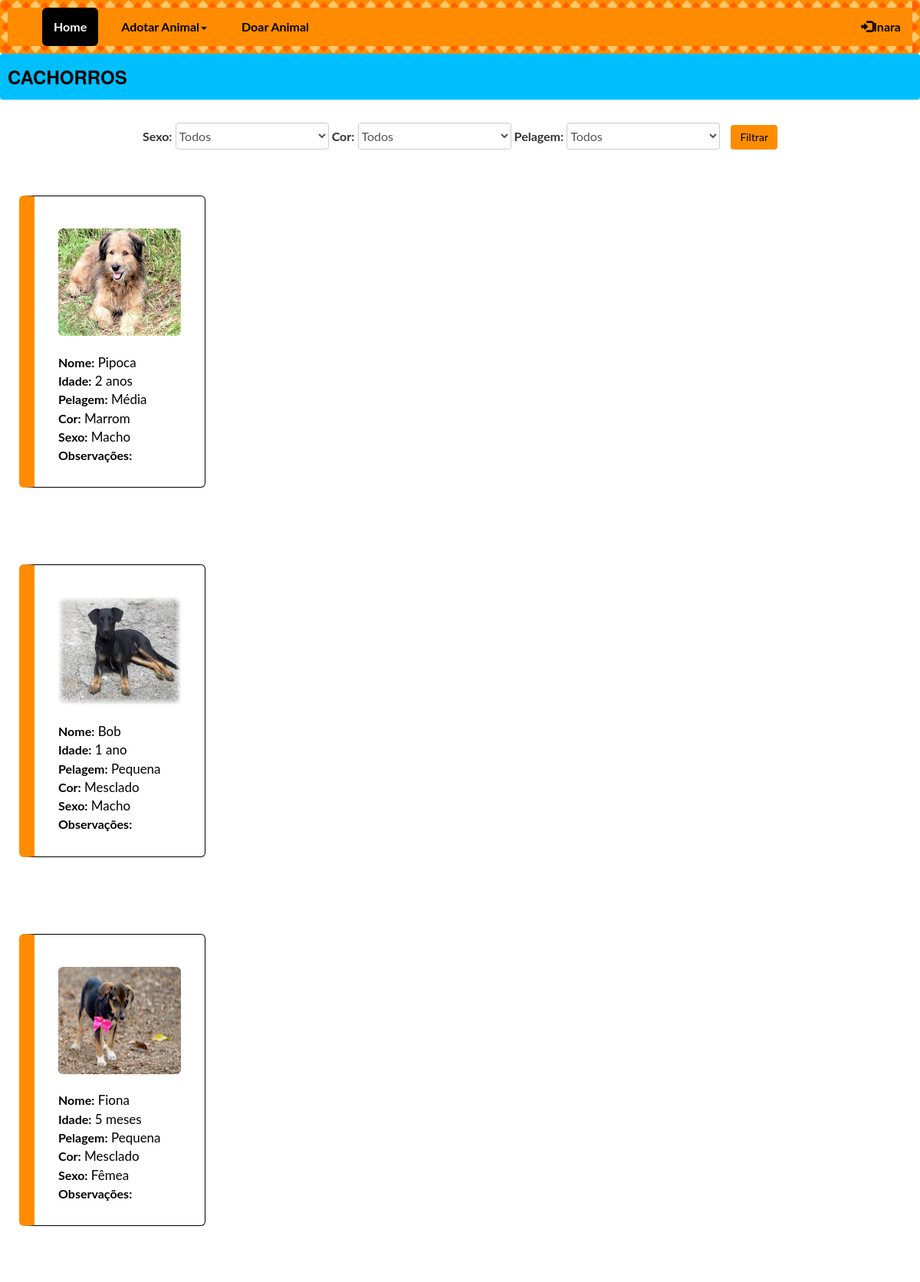
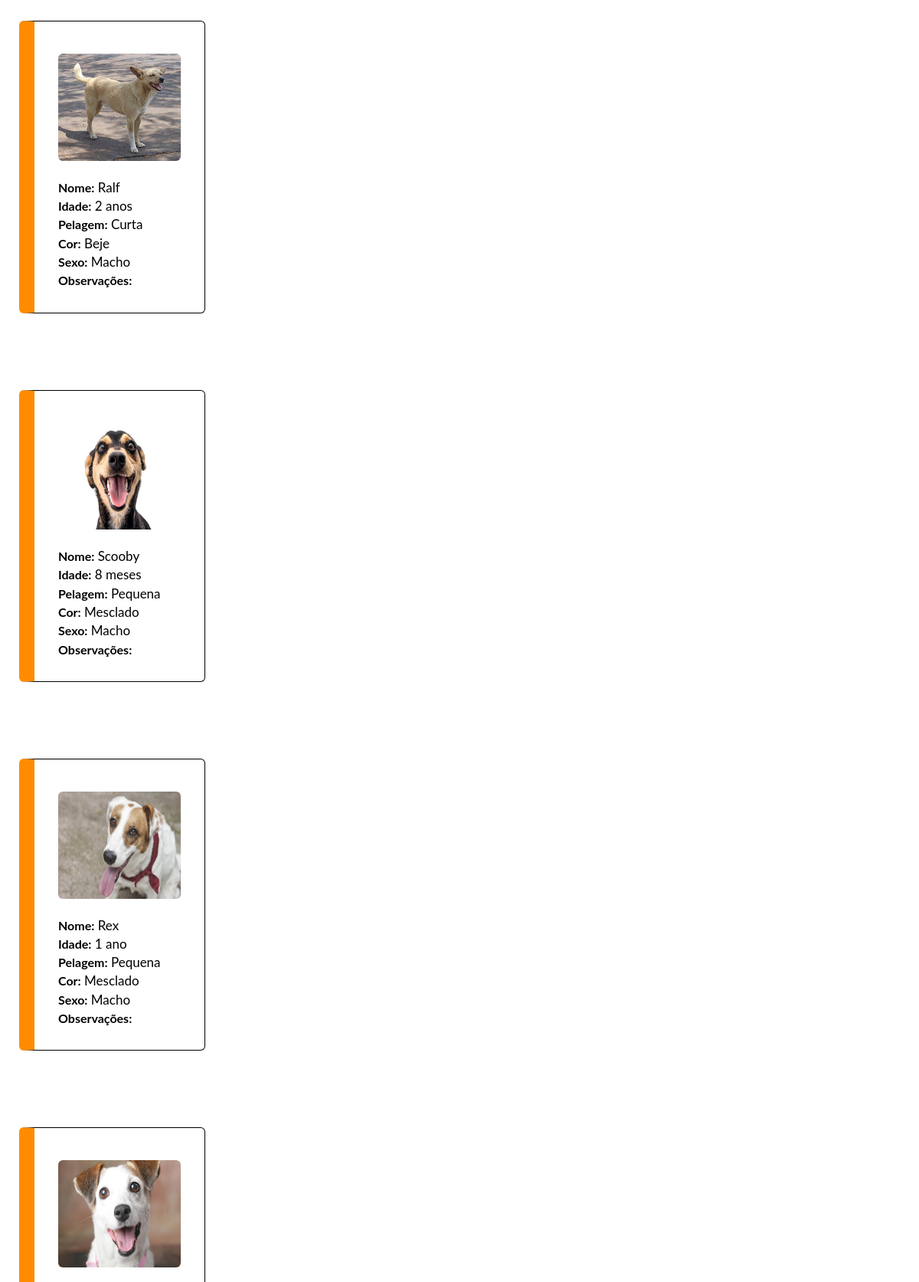
The page /adotaDogsUsuario.php?idusuario=1 (upper part) on the database its author committed (2 pictures, top to bottom).
### tables this page shows
CREATE TABLE `usuario` (
  `idusuario` int(11) NOT NULL,
  `nome_usuario` varchar(45) NOT NULL,
  `sobrenome_usuario` varchar(45) NOT NULL,
  `rua` varchar(45) NOT NULL,
  `bairro` varchar(45) NOT NULL,
  `numero` int(11) NOT NULL,
  `telefone` varchar(45) NOT NULL,
  `celular` varchar(45) NOT NULL,
  `email` varchar(200) NOT NULL,
  `login_idlogin` int(11) NOT NULL,
  `ativo` int(11) NOT NULL
);

CREATE TABLE `animais` (
  `idanimais` int(11) NOT NULL,
  `nome_animal` varchar(45) NOT NULL,
  `idade_animal` varchar(20) NOT NULL,
  `pelagem_animal` varchar(45) NOT NULL,
  `cor_animal` varchar(45) NOT NULL,
  `tipo_animal` varchar(45) NOT NULL,
  `observacoes` varchar(200) NOT NULL,
  `ativo` int(11) NOT NULL,
  `foto` varchar(255) NOT NULL,
  `sexo` varchar(20) NOT NULL,
  `usuario_idusuario` int(11) NOT NULL
);

### adotaDogsUsuario.php (the view, shortened to what this page needs)
<?php
include("cabecalhoGeral.php");
include ('menuUsuario.php');
include("conexao.php");
?>
<div class="barra" >
<h3 align="left">CACHORROS</h3>
</div>
<center>
<div class="container-fluid">
	<label>Sexo:</label>
	<select class="selecionar">
	<option>Todos</option>
	</select>
	<label>Cor:</label>
	<select class="selecionar">
	<option>Todos</option>
	</select>
	<label>Pelagem:</label>
	<select class="selecionar">
	<option>Todos</option>
	</select>
	<input type="submit" class="btn btn-default filtroAdocao" value="Filtrar">
</div>
</center>
<?php
$comando="SELECT * FROM animais WHERE tipo_animal='Cachorro'";
$resultado=mysqli_query($conexao,$comando);
$animais=array();
while($guardaAnimais=mysqli_fetch_assoc($resultado)){
	array_push($animais,$guardaAnimais);
}
foreach($animais as $cadaAnimal){
?>
<table><tr><td>
<div class="container text-center">
  <div class="row">
	<div class="col-sm-3">
      <div class="wellX">
    <br>
		<img class="img-rounded" src="img/dogs/<?php echo $cadaAnimal['foto'];?>"><br><br>
		<p align="justify" class="pDogs"><b>Nome:</b> <?php echo $cadaAnimal['nome_animal'];?><br>
		<b>Idade:</b> <?php echo $cadaAnimal['idade_animal'];?><br>
		<b>Pelagem:</b> <?php echo $cadaAnimal['pelagem_animal'];?><br>
		<b>Cor:</b> <?php echo $cadaAnimal['cor_animal'];?><br>
		<b>Sexo:</b> <?php echo $cadaAnimal['sexo'];?><br>
		<b>Observações:</b> <?php echo $cadaAnimal['observacoes'];?>
	</p>
     </div>
    </div>
    </div>
  </div>
</div></td>
</tr>
<?php
}
?>
</table>
<?php
include("rodapeGeral.php");
?>

### menuUsuario.php (shortened to what this page needs)
<?php
include ("cabecalhoGeral.php");
$id=$_GET['idusuario'];
?>
<nav class="navbar navbar-inverse">
  <div class="container-fluid">
    <div class="navbar-header">
      <a class="navbar-brand"></a>
    </div>
    <ul class="nav navbar-nav">
      <li class="active"><a href="homeUsuario.php?idusuario=<?php echo $id ?>">Home</a></li>
	  <li class="dropdown">
	  <a class="dropdown-toggle" data-toggle="dropdown" href="#">Adotar Animal<span class="caret"></span></a>
      </li>
	  <li> <a href="formCadastroAnimais.php?idusuario=<?php echo $id ?>">Doar Animal</a> </li>
    </ul>
    <ul class="nav navbar-nav navbar-right">
	  <?php
	  include("conexao.php");
	  $id= $_GET['idusuario'];
	  $comando="SELECT * FROM usuario WHERE idusuario={$id}";
	  $resultado=mysqli_query($conexao,$comando);
	  $usuario=mysqli_fetch_assoc($resultado);
	  $nomeUsuario=$usuario['nome_usuario'];
	  ?>
      <li class="dropdown">
	  <a class="dropdown-toggle" data-toggle="dropdown" href="#"><span class="glyphicon glyphicon-log-in"></span><?php echo $nomeUsuario; ?></a>
	  </li>
    </ul>
  </div>
</nav>

### css/style.css (style rules this page uses)
* { font-family: 'Lato', 'Helvetica Neue', Helvetica, Arial, sans-serif; font-size:16px; }
.navbar { margin-bottom: 0; border-radius: 4px; background-color:#ff8c00; font-weight:bold; padding:0px; border: 10px solid transparent; border-image: url(border.png) 23% round; }
.navbar-inverse .navbar-nav>li>a { color: #000; margin-left:15px; }
.navbar-inverse .navbar-brand { margin-top:-2; }
.navbar-inverse .navbar-nav>.active>a, .navbar-inverse .navbar-nav>.active>a:focus, .navbar-inverse .navbar-nav>.active>a:hover { color: #fff; border-radius: 6px; background-color: #000; width: auto; height: auto; }
.barra { background-color:#00bfff; height:60px; padding-top:17px; padding-left:10px; border-radius:4px; }
h1,h2,h3,h4 { margin-top:0px; color:#000; font-weight:bold; font-family: "Montserrat", "Helvetica Neue", Helvetica, Arial, sans-serif; text-transform: uppercase; font-weight: 700; }
p { font-size:17px; color:#000; }
.btn-default { color: #000; background-color: #ff8c00; border-color: #ff8c00; }
.btn { display: inline-block; padding: 6px 12px; margin-top: 8px; font-weight: 400; line-height: 1.42857143; text-align: center; white-space: nowrap; vertical-align: middle; background-image: none; border:none; }
.wellX { min-height: 20px; padding: 19px; margin-bottom: 20px; background-color: #fff; border: 1px solid #000; border-radius: 6px; -webkit-box-shadow: inset 0 1px 1px rgba(0,0,0,.05); box-shadow: inset 0 1px 1px rgba(0,0,0,.05); margin-top:50px; margin-bottom:50px; margin-left:10px; margin-right:10px; border-left: 20px solid #ff8c00; }
.img-rounded { width:160px; height:140px; }
.pDogs { margin-left:12px; }
.selecionar { width:200px; border-radius:4px; border:solid 2px; height:35px; line-height: 1.42857143; color: #555; background-color: #fff; background-image: none; border: 1px solid #ccc; margin-bottom:10px; margin-top:10px; }
.filtroAdocao { margin-left:10px; margin-bottom:10px; }

### rows shown on the page
usuario: nome_usuario "Inara"
animais: foto (picture), nome_animal "Pipoca", idade_animal "2 anos", pelagem_animal "Média", cor_animal "Marrom", sexo "Macho"
animais: foto (picture), nome_animal "Bob", idade_animal "1 ano", pelagem_animal "Pequena", cor_animal "Mesclado", sexo "Macho"
animais: foto (picture), nome_animal "Fiona", idade_animal "5 meses", pelagem_animal "Pequena", cor_animal "Mesclado", sexo "Fêmea"
animais: foto (picture), nome_animal "Ralf", idade_animal "2 anos", pelagem_animal "Curta", cor_animal "Beje", sexo "Macho"
animais: foto (picture), nome_animal "Scooby", idade_animal "8 meses", pelagem_animal "Pequena", cor_animal "Mesclado", sexo "Macho"
animais: foto (picture), nome_animal "Rex", idade_animal "1 ano", pelagem_animal "Pequena", cor_animal "Mesclado", sexo "Macho"
animais: foto (picture)
